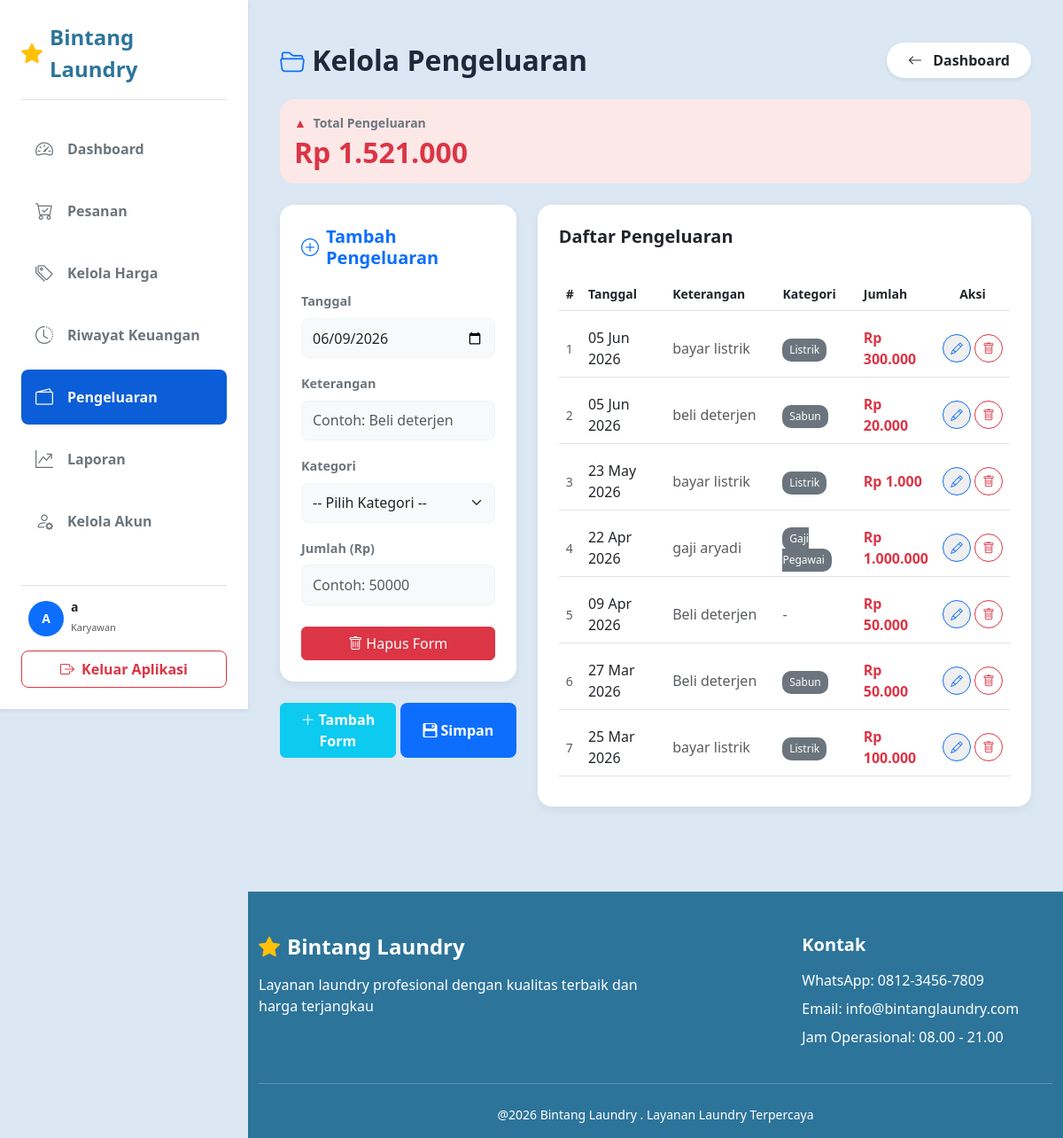
/admin_pengeluaran.php (signed in), run on the app's committed database.
### tables this page shows
CREATE TABLE `pengeluaran` (
  `id_pengeluaran` int NOT NULL,
  `tanggal_pengeluaran` date NOT NULL,
  `keterangan` varchar(100) NOT NULL,
  `jumlah` int NOT NULL,
  `id_kategori` int DEFAULT NULL
);

CREATE TABLE `kategori_pengeluaran` (
  `id_kategori` int NOT NULL,
  `nama_kategori` varchar(100) DEFAULT NULL
);

### admin_pengeluaran.php (the view, shortened to what this page needs)
<?php
include 'includes/navbar.php';
include 'includes.php';
$hari_ini = date('Y-m-d');
$query_total = mysqli_query($conn, "SELECT SUM(jumlah) AS total FROM pengeluaran");
$data_total  = mysqli_fetch_assoc($query_total);
$total_pengeluaran = $data_total['total'] ?? 0;
$query_tabel = "SELECT p.*, k.nama_kategori
                FROM pengeluaran p
                LEFT JOIN kategori_pengeluaran k ON p.id_kategori = k.id_kategori
                ORDER BY p.tanggal_pengeluaran DESC, p.id_pengeluaran DESC";
$result_pengeluaran = mysqli_query($conn, $query_tabel);
?>
<div class="container py-4 text-start">
    <div class="d-flex justify-content-between align-items-center mb-4">
        <div class="d-flex align-items-center">
            <h2 class="fw-bold m-0" style="color: #1e293b;">
                <i class="bi bi-folder2-open fs-3" style="color: #0d6efd;"></i> Kelola Pengeluaran
            </h2>
        </div>
        <a href="admin_dashboard.php"
            class="btn btn-white bg-white rounded-pill px-4 py-2 shadow-sm fw-semibold text-dark text-decoration-none border-0">
            <i class="bi bi-arrow-left me-2"></i> Dashboard
        </a>
    </div>
    <div class="mb-4">
        <div class="card border-0 p-3" style="background-color: #fde8e8; border-radius: 1rem;">
            <div class="small fw-semibold text-secondary mb-1">
                <span class="text-danger me-1">▲</span> Total Pengeluaran
            </div>
            <h2 class="fw-bold text-danger m-0">Rp <?= number_format($total_pengeluaran, 0, ',', '.'); ?></h2>
        </div>
    </div>
    <div class="row g-4">
        <div class="col-md-4">
            <form method="POST" action="">
                <div id="container-form">
                    <div class="item-form">
                        <div class="card card-custom p-4 mb-4">
                            <h5 class="fw-bold text-primary mb-4 d-flex align-items-center">
                                <i class="bi bi-plus-circle me-2"></i> Tambah Pengeluaran
                            </h5>
                            <div class="mb-3">
                                <label class="form-label small fw-semibold text-secondary">Tanggal</label>
                                <input type="date" name="tanggal_pengeluaran[]" class="form-control form-control-custom"
                                    max="<?= $hari_ini; ?>" value="<?= $hari_ini; ?>" required>
                            </div>
                            <div class="mb-3">
                                <label class="form-label small fw-semibold text-secondary">Keterangan</label>
                                <input type="text" name="keterangan[]" class="form-control form-control-custom"
                                    placeholder="Contoh: Beli deterjen" required>
                            </div>
                            <div class="mb-3">
                                <label class="form-label small fw-semibold text-secondary">Kategori</label>
                                <select name="id_kategori[]" class="form-select form-control-custom">
                                    <option value="">-- Pilih Kategori --</option>
                                </select>
                            </div>
                            <div class="mb-4">
                                <label class="form-label small fw-semibold text-secondary">Jumlah (Rp)</label>
                                <input type="number" name="jumlah[]" class="form-control form-control-custom"
                                    placeholder="Contoh: 50000" required>
                            </div>
                            <button type="button" class="btn btn-danger" onclick="hapusForm(this)">
                                <i class="bi bi-trash me-1"></i>Hapus Form
                            </button>
                        </div>
                    </div>
                </div>
                <div class="d-flex justify-content-between mb-4">
                    <button type="button" class="btn btn-info text-white fw-semibold" id="btn-tambah" style="width: 49%;">
                        <i class="bi bi-plus-lg me-1"></i>Tambah Form
                    </button>
                    <button type="submit" name="tambah_pengeluaran" class="btn btn-custom-blue" style="width: 49%;">
                        <i class="bi bi-floppy2-fill me-1"></i>Simpan
                    </button>
                </div>
            </form>
        </div>
        <div class="col-md-8">
            <div class="card card-custom p-4">
                <h5 class="fw-bold text-dark mb-4">Daftar Pengeluaran</h5>
                <div class="table-responsive">
                    <table class="table align-middle text-start mb-0"
                        style="border-collapse: separate; border-spacing: 0 10px;">
                        <thead>
                            <tr class="text-secondary small fw-bold border-bottom">
                                <th style="width: 5%;">#</th>
                                <th style="width: 22%;">Tanggal</th>
                                <th style="width: 28%;">Keterangan</th>
                                <th style="width: 20%;">Kategori</th>
                                <th style="width: 15%;">Jumlah</th>
                                <th class="text-center" style="width: 10%;">Aksi</th>
                            </tr>
                        </thead>
                        <tbody>
                            <?php if (mysqli_num_rows($result_pengeluaran) > 0): ?>
                            <?php
                                $no = 1;
                                while ($row = mysqli_fetch_assoc($result_pengeluaran)):
                                ?>
                            <tr class="border-bottom">
                                <td class="text-muted small"><?= $no++; ?></td>
                                <td class="text-dark fw-medium">
                                    <?= date('d M Y', strtotime($row['tanggal_pengeluaran'])); ?></td>
                                <td class="text-muted"><?= htmlspecialchars($row['keterangan']); ?></td>
                                <td>
                                    <?php if(!empty($row['nama_kategori'])): ?>
                                    <span class="badge-kategori"><?= htmlspecialchars($row['nama_kategori']); ?></span>
                                    <?php else: ?>
                                    <span class="text-muted">-</span>
                                    <?php endif; ?>
                                </td>
                                <td class="text-danger fw-bold">Rp <?= number_format($row['jumlah'], 0, ',', '.'); ?>
                                </td>
                                <td class="text-center">
                                    <div class="d-flex justify-content-center gap-1">
                                        <button type="button"
                                            class="btn-action-outline btn-action-edit"
                                            data-bs-toggle="modal" data-bs-target="#modalEdit"
                                            data-id="<?= $row['id_pengeluaran']; ?>"
                                            data-keterangan="<?= htmlspecialchars($row['keterangan']); ?>"
                                            data-jumlah="<?= $row['jumlah']; ?>"
                                            data-kategori="<?= $row['id_kategori']; ?>"
                                            data-tanggal="<?= $row['tanggal_pengeluaran']; ?>">
                                            <i class="bi bi-pencil"></i>
                                        </button>
                                        <a href="admin_pengeluaran.php?hapus=<?= $row['id_pengeluaran']; ?>"
                                            class="btn-action-outline btn-action-delete"
                                            onclick="return confirm('Apakah Anda yakin ingin menghapus data ini?')">
                                            <i class="bi bi-trash"></i>
                                        </a>
                                    </div>
                                </td>
                            </tr>
                            <?php endwhile; ?>
                            <?php else: ?>
                            <tr>
                                <td colspan="6" class="text-center text-muted py-4">Belum ada data pengeluaran.</td>
                            </tr>
                            <?php endif; ?>
                        </tbody>
                    </table>
                </div>
            </div>
        </div>
    </div>
</div>
<?php include 'includes/footer.php'; ?>

### admin_pengeluaran.php (style rules this page uses)
body { background-color: #dbe7f3; }
.card-custom { border-radius: 1rem; border: none; box-shadow: 0 4px 12px rgba(0, 0, 0, 0.05); background-color: #ffffff; }
.btn-custom-blue { background-color: #0d6efd; color: white; font-weight: 600; border-radius: 0.5rem; }
.badge-kategori { background-color: #6c757d; color: white; font-size: 0.75rem; padding: 0.35em 0.65em; border-radius: 10px; }
.btn-action-outline { width: 32px; height: 32px; display: inline-flex; align-items: center; justify-content: center; border-radius: 50%; border: 1px solid; font-size: 0.85rem; transition: all 0.2s; text-decoration: none; }
.btn-action-edit { border-color: #0d6efd; color: #0d6efd; }
.btn-action-delete { border-color: #dc3545; color: #dc3545; }
.form-control-custom { background-color: #f8f9fa; border: 1px solid #f1f3f5; border-radius: 0.5rem; padding: 0.6rem 0.75rem; }

### data on the page
pengeluaran: tanggal_pengeluaran "05 Jun 2026", keterangan "bayar listrik", id_kategori.nama_kategori "Listrik", jumlah "300.000"
pengeluaran: tanggal_pengeluaran "05 Jun 2026", keterangan "beli deterjen", id_kategori.nama_kategori "Sabun", jumlah "20.000"
pengeluaran: tanggal_pengeluaran "23 May 2026", keterangan "bayar listrik", id_kategori.nama_kategori "Listrik", jumlah "1.000"
pengeluaran: tanggal_pengeluaran "22 Apr 2026", keterangan "gaji aryadi", id_kategori.nama_kategori "Gaji Pegawai", jumlah "1.000.000"
pengeluaran: tanggal_pengeluaran "09 Apr 2026", keterangan "Beli deterjen", jumlah "50.000"
pengeluaran: tanggal_pengeluaran "27 Mar 2026", keterangan "Beli deterjen", id_kategori.nama_kategori "Sabun", jumlah "50.000"
pengeluaran: tanggal_pengeluaran "25 Mar 2026", keterangan "bayar listrik", id_kategori.nama_kategori "Listrik", jumlah "100.000"

### other printed values
substr($_SESSION['nama_pegawai'] ?? 'A', 0, 2) "A"
$_SESSION['nama_pegawai'] "a"
$total_pengeluaran "1.521.000"
